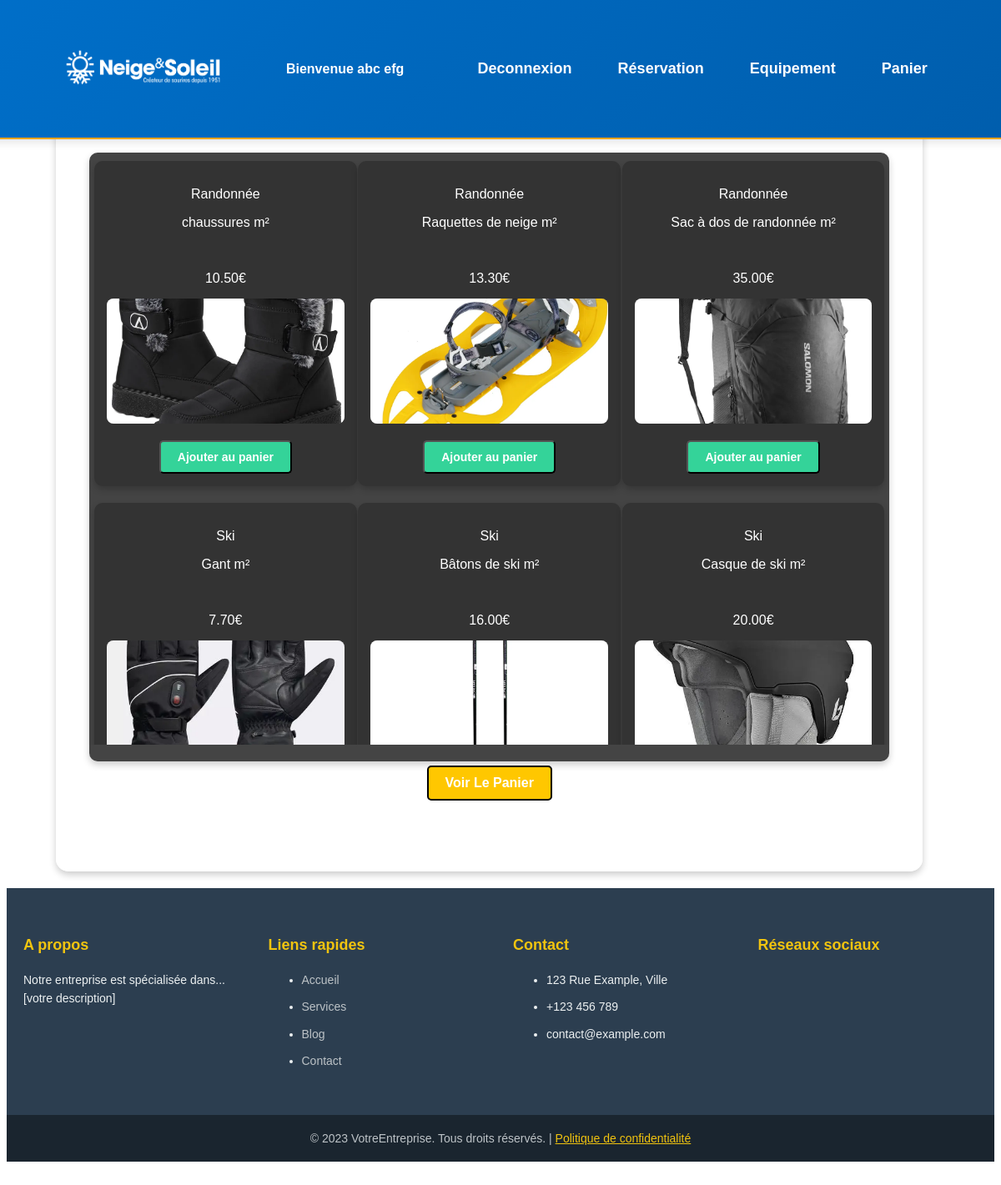
The app's page /index.php?page=equipement (signed in) with its own data.
### tables this page shows
CREATE TABLE Equipement(
    idEquipement INT AUTO_INCREMENT PRIMARY KEY,
    nomEquipement VARCHAR(100) NOT NULL,
    prix DECIMAL(10,2) not null,
    lienImage varchar(100) not null,
    qteEquipement INT NOT NULL,
    idTypeEquipement INT NOT NULL,
    FOREIGN KEY (idTypeEquipement) REFERENCES typeEquipement(idTypeEquipement)
);

CREATE TABLE TypeEquipement(
    idTypeEquipement INT AUTO_INCREMENT PRIMARY KEY,
    nomType VARCHAR(100) NOT NULL,
    description VARCHAR(500) NOT NULL
);

### controleur/c_equipement.php (called while the page is built, shortened)
<?php
	require_once("vue/equipement/equipement.php");
?>

### modele/modele.class.php (the view, shortened to what this page needs)
<?php
    class Modele {
        private $unPdo ;
        public function __construct(){
            $serveur = "localhost";
            $bdd ="BDD_ppe";
            $user = "root";
            $mdp = "";
            try{
            $this->unPdo = new PDO("mysql:host=".$serveur.";dbname=".$bdd,$user,$mdp);
            }
            catch(PDOException $exp){
                echo "Erreur de connexion a la base de BDD";
            }
        }
        public function listEqpt (){
			$requete = "select a.*,b.nomType from equipement a, typeEquipement b
                        where a.qteEquipement > 0
                        and  a.idTypeEquipement = b.idTypeEquipement;";
            $exec = $this->unPdo->prepare ($requete);
            $donnees = array();
            $exec->execute ($donnees);
            return  $exec->fetchAll();
		}
        public function remplirReservationEquipement(){
            $liste_Eqpt = $this->listEqpt();
            $nb_Eqpt = sizeof($liste_Eqpt);
            if ($nb_Eqpt == 0){echo "Il semblerai qu'aucun équipement soit reservable pour le moment !";}
            else{
                echo "<ul class='ul_reservationY'>";
                for ($i=0;$i<$nb_Eqpt/3;$i++)
                {
                    echo "<ul class='ul_reservationX'>";
                    for ($j=0 ; $j < 3; $j++)
                    {
                        if ($i*3 + $j >=$nb_Eqpt){break;}
                        echo "<li class='li_reservation'>
                                <div class='reservation-block'>
                                        <p>".$liste_Eqpt[$i*3+$j]['nomType']."</p>
                                        <p>".$liste_Eqpt[$i*3+$j]['nomEquipement']." m²</p>
                                    <br><p>".$liste_Eqpt[$i*3+$j]['prix']."€</p>
                                    <div class='image-container'>
                                        <img src='picture/eqpt/".$liste_Eqpt[$i*3+$j]['lienImage']."' class='imageRes'>
                                    </div>
                                    <form method='post'>
                                        <button class='ajouter' name='ajouter_id' value=".$liste_Eqpt[$i*3+$j]['idEquipement'].">Ajouter au panier</button>
                                    </form>
                                </div>
                            </li>";
                    }
                    echo "</ul>";
                }
                echo "</ul>";
            }
        }
    }
?>

### stylesheet/stylesheet.css (style rules this page uses)
body { font-family: 'Poppins', sans-serif; display: flex; justify-content: center; align-items: center; flex-wrap: wrap; }
.imageRes { width : 100%; height: 100%; object-fit: cover; z-index: 2; }
.reservation .reservation-block { background-color: #333; border-radius: 10px; padding: 15px; width:100%; box-shadow: 0 4px 8px rgba(0, 0, 0, 0.2); text-align: center; }
.reservation .reservation-block p { font-size: 16px; margin-bottom: 15px; color: white; }
.reservation .image-container { background-color: #666; height: 150px; display: flex; align-items: center; justify-content: center; border-radius: 8px; margin-bottom: 10px; color: white; font-weight: bold; overflow: hidden; }
.reservation .reservation-block .ajouter { display: inline-block; margin-top: 10px; padding: 10px 20px; background-color: #34D399; color: white; text-decoration: none; border-radius: 5px; font-size: 14px; font-weight: bold; transition: background-color 0.3s; }
.reservation .ul_reservationY { height: 700px; overflow: auto; overflow-y: scroll; position:relative; padding: 0px; margin: 20px; margin-left:-10px; width: 100%; padding-right: 20px; margin-right: 0px; margin-top: 10px; }
.reservation .ul_reservationX { height: fit-content; overflow:visible; padding: 0px; display: flex; justify-content: space-around; width: 100%; }
.reservation .li_reservation { margin-bottom: 20px; display: inline-block; max-width : 100%; width:30%; }

### records on screen
equipement: idTypeEquipement.nomType "Randonnée", nomEquipement "chaussures", prix "10.50", lienImage (picture), $liste_Eqpt[$i*3+$j]['idEquipement'] 1 (drawn)
equipement: idTypeEquipement.nomType "Randonnée", nomEquipement "Raquettes de neige", prix "13.30", lienImage (picture), $liste_Eqpt[$i*3+$j]['idEquipement'] 5 (drawn)
equipement: idTypeEquipement.nomType "Randonnée", nomEquipement "Sac à dos de randonnée", prix "35.00", lienImage (picture), $liste_Eqpt[$i*3+$j]['idEquipement'] 6 (drawn)
equipement: idTypeEquipement.nomType "Ski", nomEquipement "Gant", prix "7.70", lienImage (picture)
equipement: idTypeEquipement.nomType "Ski", nomEquipement "Bâtons de ski", prix "16.00", lienImage (picture)
equipement: idTypeEquipement.nomType "Ski", nomEquipement "Casque de ski", prix "20.00", lienImage (picture)

### other values on screen
$_SESSION["nom"] "abc"
$_SESSION["prenom"] "efg"
